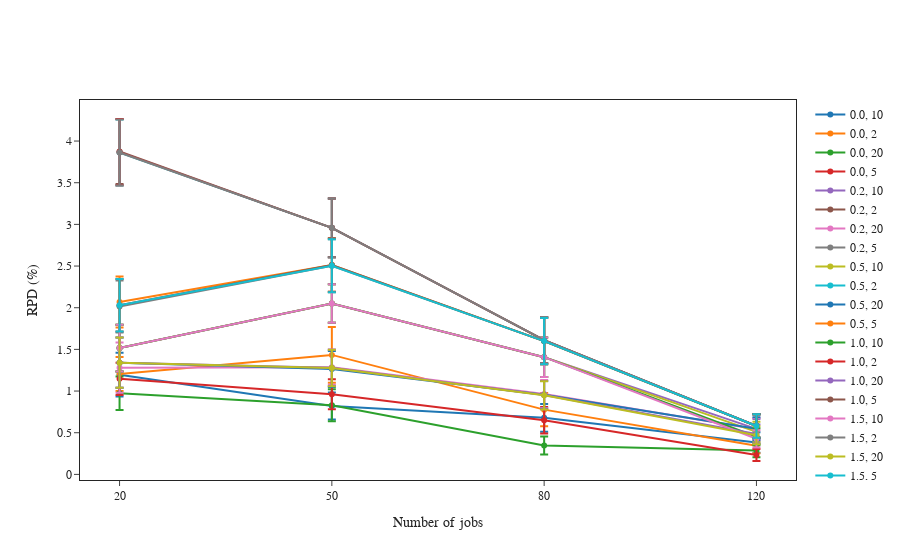

The code cell stored with this chart in its notebook:
### Markdown cell above
### Crowding exact

### Code cell
fig = plot_line_diagram(
    "../solutions/crowding-exact", 
    ["crowding_scale", "k_nearest"], 
    "Number of jobs", 
    "RPD (%)", 
    "9_crowding-exact"    
)

fig.show()

### Figure 1 — Plotly figure (JSON) as saved in the notebook; plotly's stock layout.template omitted (floating-point values rounded to 4 significant figures)
{"data": [{"error_y": {"array": [0.262, 0.1617, 0.1666, 0.1239], "type": "data", "visible": true}, "name": "0.0, 10", "type": "scatter", "x": [20, 50, 80, 120], "y": [1.196, 0.8207, 0.6793, 0.3822]}, {"error_y": {"array": [0.204, 0.3334, 0.1984, 0.09002], "type": "data", "visible": true}, "name": "0.0, 2", "type": "scatter", "x": [20, 50, 80, 120], "y": [1.204, 1.434, 0.7772, 0.3444]}, {"error_y": {"array": [0.2005, 0.1922, 0.1089, 0.08224], "type": "data", "visible": true}, "name": "0.0, 20", "type": "scatter", "x": [20, 50, 80, 120], "y": [0.9733, 0.8307, 0.3467, 0.2866]}, {"error_y": {"array": [0.1927, 0.1804, 0.1587, 0.07207], "type": "data", "visible": true}, "name": "0.0, 5", "type": "scatter", "x": [20, 50, 80, 120], "y": [1.147, 0.9616, 0.6491, 0.2328]}, {"error_y": {"array": [0.2804, 0.2301, 0.2374, 0.1193], "type": "data", "visible": true}, "name": "0.2, 10", "type": "scatter", "x": [20, 50, 80, 120], "y": [1.516, 2.051, 1.407, 0.5467]}, {"error_y": {"array": [0.3894, 0.3523, 0.278, 0.1402], "type": "data", "visible": true}, "name": "0.2, 2", "type": "scatter", "x": [20, 50, 80, 120], "y": [3.875, 2.959, 1.61, 0.5807]}, {"error_y": {"array": [0.3006, 0.2125, 0.1673, 0.1352], "type": "data", "visible": true}, "name": "0.2, 20", "type": "scatter", "x": [20, 50, 80, 120], "y": [1.281, 1.287, 0.9645, 0.5425]}, {"error_y": {"array": [0.3113, 0.3177, 0.2769, 0.1402], "type": "data", "visible": true}, "name": "0.2, 5", "type": "scatter", "x": [20, 50, 80, 120], "y": [2.015, 2.503, 1.599, 0.5807]}, {"error_y": {"array": [0.2804, 0.2301, 0.2374, 0.1205], "type": "data", "visible": true}, "name": "0.5, 10", "type": "scatter", "x": [20, 50, 80, 120], "y": [1.516, 2.051, 1.407, 0.5101]}, {"error_y": {"array": [0.3958, 0.3523, 0.278, 0.1402], "type": "data", "visible": true}, "name": "0.5, 2", "type": "scatter", "x": [20, 50, 80, 120], "y": [3.863, 2.959, 1.61, 0.5807]}, {"error_y": {"array": [0.3017, 0.2162, 0.1678, 0.138], "type": "data", "visible": true}, "name": "0.5, 20", "type": "scatter", "x": [20, 50, 80, 120], "y": [1.341, 1.265, 0.9544, 0.5475]}, {"error_y": {"array": [0.3063, 0.3213, 0.2769, 0.1402], "type": "data", "visible": true}, "name": "0.5, 5", "type": "scatter", "x": [20, 50, 80, 120], "y": [2.069, 2.512, 1.599, 0.5807]}, {"error_y": {"array": [0.2804, 0.2301, 0.2374, 0.1022], "type": "data", "visible": true}, "name": "1.0, 10", "type": "scatter", "x": [20, 50, 80, 120], "y": [1.516, 2.051, 1.407, 0.4517]}, {"error_y": {"array": [0.3972, 0.3523, 0.278, 0.1402], "type": "data", "visible": true}, "name": "1.0, 2", "type": "scatter", "x": [20, 50, 80, 120], "y": [3.867, 2.959, 1.61, 0.5807]}, {"error_y": {"array": [0.3017, 0.2166, 0.1692, 0.1137], "type": "data", "visible": true}, "name": "1.0, 20", "type": "scatter", "x": [20, 50, 80, 120], "y": [1.341, 1.279, 0.9523, 0.4839]}, {"error_y": {"array": [0.3141, 0.3213, 0.2769, 0.1402], "type": "data", "visible": true}, "name": "1.0, 5", "type": "scatter", "x": [20, 50, 80, 120], "y": [2.03, 2.512, 1.599, 0.5807]}, {"error_y": {"array": [0.2804, 0.2301, 0.2374, 0.1037], "type": "data", "visible": true}, "name": "1.5, 10", "type": "scatter", "x": [20, 50, 80, 120], "y": [1.516, 2.051, 1.407, 0.4273]}, {"error_y": {"array": [0.3958, 0.3523, 0.278, 0.1402], "type": "data", "visible": true}, "name": "1.5, 2", "type": "scatter", "x": [20, 50, 80, 120], "y": [3.863, 2.959, 1.61, 0.5807]}, {"error_y": {"array": [0.3017, 0.2194, 0.1696, 0.1075], "type": "data", "visible": true}, "name": "1.5, 20", "type": "scatter", "x": [20, 50, 80, 120], "y": [1.341, 1.277, 0.9489, 0.4696]}, {"error_y": {"array": [0.3141, 0.3177, 0.2769, 0.1402], "type": "data", "visible": true}, "name": "1.5, 5", "type": "scatter", "x": [20, 50, 80, 120], "y": [2.03, 2.503, 1.599, 0.5807]}], "layout": {"font": {"family": "Times New Roman"}, "xaxis": {"mirror": true, "title": {"text": "Number of jobs"}, "type": "category"}, "yaxis": {"mirror": true, "title": {"text": "RPD (%)"}}}}
